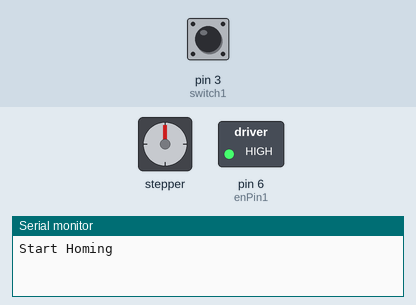
This sketch was run on a simulated Arduino Uno, built with avr-gcc and run on an emulated ATmega328P. Shown: stepper motor, switched loads named in the sketch (green lamp = pin HIGH), the last lines printed to the serial monitor. The test bench sets the inputs (shaded band); at power-on: pin 3 (switch1) HIGH. Stepper angles assume 200 steps per turn.

Above: at 2.2 s.
2.3 s: pin 3 (switch1) pulled LOW for 0.15 s
At 6.8 s:
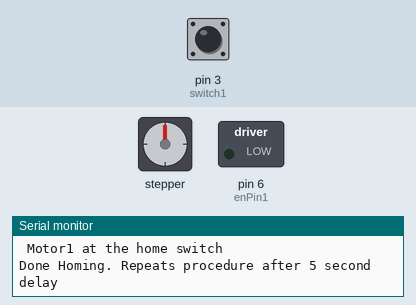
11.0 s: pin 3 (switch1) pulled LOW for 1 s
At 12.1 s:
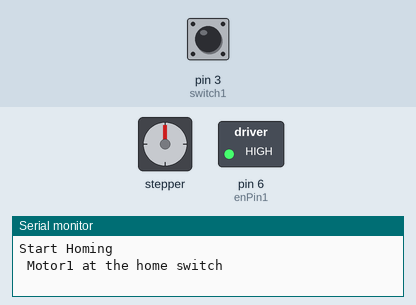
Timing chart, 0 to 66.0 s (numbered marks = the images above; inputs shaded):
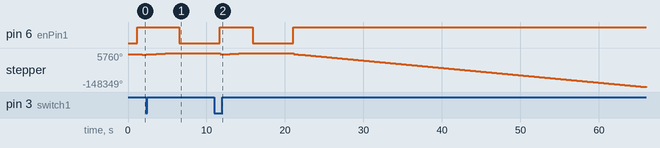

The sketch:

Test_Homing_Motor1_Switch.ino
```cpp
/*  Test_Homing_Motor1_Switch.ino
    When a stepper motor is turned on it has no knowledge of its position.
    By using a "Homing" sketch it can go to a specific location and other movements can
    be made from that starting loction.

    Uses SB_T41_4on_2ext board, DRV8825 stepper driver, stepper motor
    and a mechanical switch with normaly open contacts.

    The Teensy 4.1 is looking for a HIGH to LOW signal transition
    on its internally pulled up input.

    Motor rotates until the magnet is within about 10mm of the Hall Sensor.
    The motor then stops and reverses direction to back off from the sensor, or switch,
    and moves to the final "HOME" position.
*/

#include "AccelStepper.h"
// AccelStepper() instantiation
// onboard DRV8825 drivers
AccelStepper stepper1(1, 4, 5);    //stepper  1: step on IO-4, direction on IO-5

void setup()
{
  Serial.begin(115200);
  delay(1000);  // give time for the Serial Monitor to initialize
}

void loop()
{
  home_1();  // call the homing function
}

// declare the homing function

void home_1()
{
  Serial.println("Start Homing");
  delay(200);  // give time for the Serial Monitor to display

  // stepper 1 pins
  // define the Teensy pins used for homing stepper 1
  const int enPin1 = 6;    // T41 pin to !Sleep stepper 1 pin
  const int switch1 = 3;  // T41 pin to stepper 1 homing switch

  pinMode(enPin1, OUTPUT);
  digitalWrite(enPin1, HIGH);  // wake the stepper 1
  pinMode(switch1, INPUT_PULLUP);

  bool switch1_Status = false; // flag if true indicates stepper 1 moved to switch 1
  bool doneStatus1 = false;  // flag if true indicates stepper 1 done

  long initial_homing1 = -1; // position to move toward switch 1
  const int back_off_1 = 3200; // final position of stepper 1

  //  Set Max Speed and Acceleration of stepper 1 for homing
  stepper1.setMaxSpeed(3000);      // Set Max Speed of Stepper 1
  stepper1.setAcceleration(1500);  // Set Acceleration of Stepper 1

  bool allSwitchesHit = false;  // flag true if all steppers reached their homing switches
  bool doneHoming = false; // flag true if all steppers have backed off their homing switchs

  // *** Start Homing procedure of Stepper Motors at startup ***

  while (allSwitchesHit == false)	// Make the Stepper move until the switches are activated
  {
    if ( digitalRead(switch1) != 0 ) {
      stepper1.moveTo(initial_homing1);
      initial_homing1--;
      stepper1.run();
    }
    else {
      stepper1.setCurrentPosition(0);   // this is the new 0 position for stepper 1
      switch1_Status = true;
      Serial.println(" Motor1 at the home switch");
    }

    // *** all steppers hit their homing switches yet? ***
    if (switch1_Status == true )
    {
      allSwitchesHit = true;
    }

  } // *** end of while(allSwitchesHit == false) ***

  // move to face forward
  doneStatus1 = false;

  doneHoming = false;

  // Set speeds to use backing off the homing sensor switch
  stepper1.setMaxSpeed(1500);      // Set Max Speed of Stepper 1
  stepper1.setAcceleration(1000);  // Set Acceleration of Stepper 1

  while (doneHoming == false) {
    if (stepper1.currentPosition() != back_off_1) {
      stepper1.moveTo(back_off_1);	//move to face forward
      stepper1.run();
    }
    else {
      doneStatus1 = true;
    }

    if (doneStatus1 == true )
    {
      doneHoming = true;

      stepper1.setCurrentPosition(0);   // this is the new 0 position for stepper 1
      digitalWrite(enPin1, LOW);    // relax stepper 1

    } // *** end of if doneStatus_1
  }	// *** end of while(doneHoming) ***

  Serial.println("Done Homing. Repeats procedure after 5 second delay");
  delay(5000);

}	// *** end of home_1() ***
```

Measured:
- after the input at 2.3 s, pin 6 (enPin1): HIGH → LOW after 4.2 s
